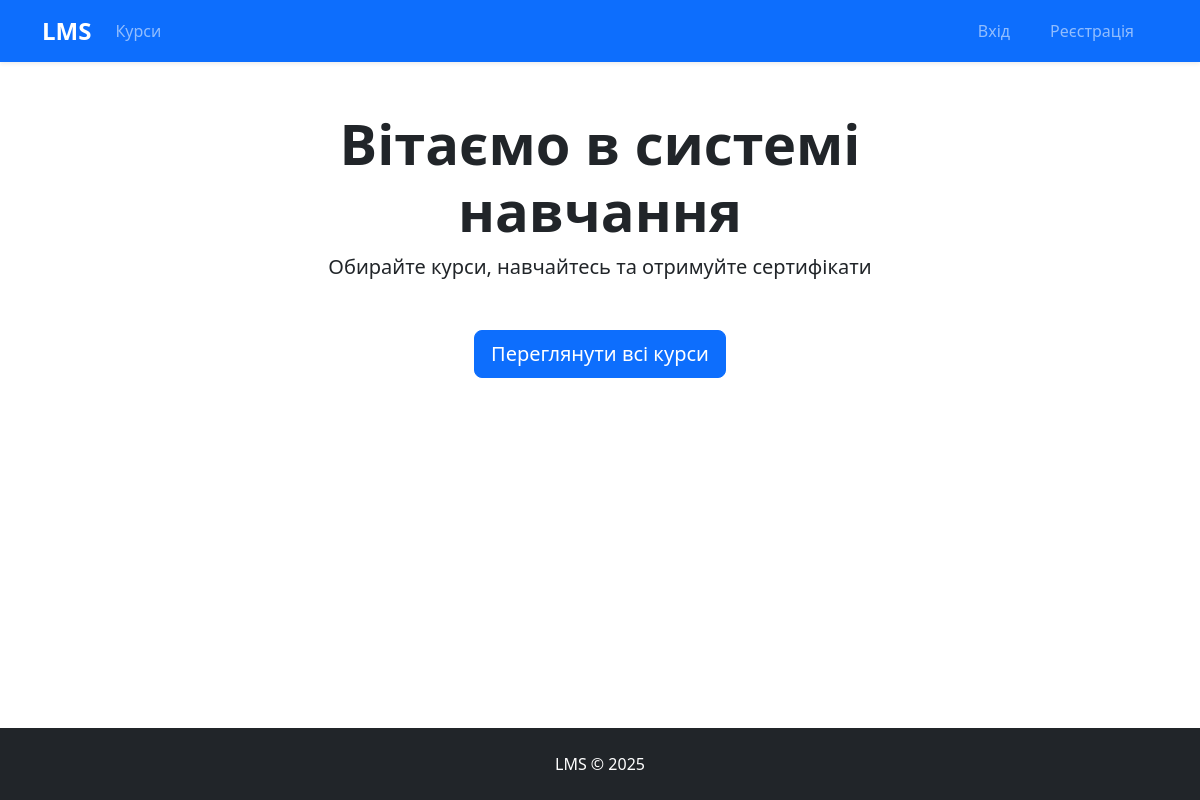
Before: / with the older database file.
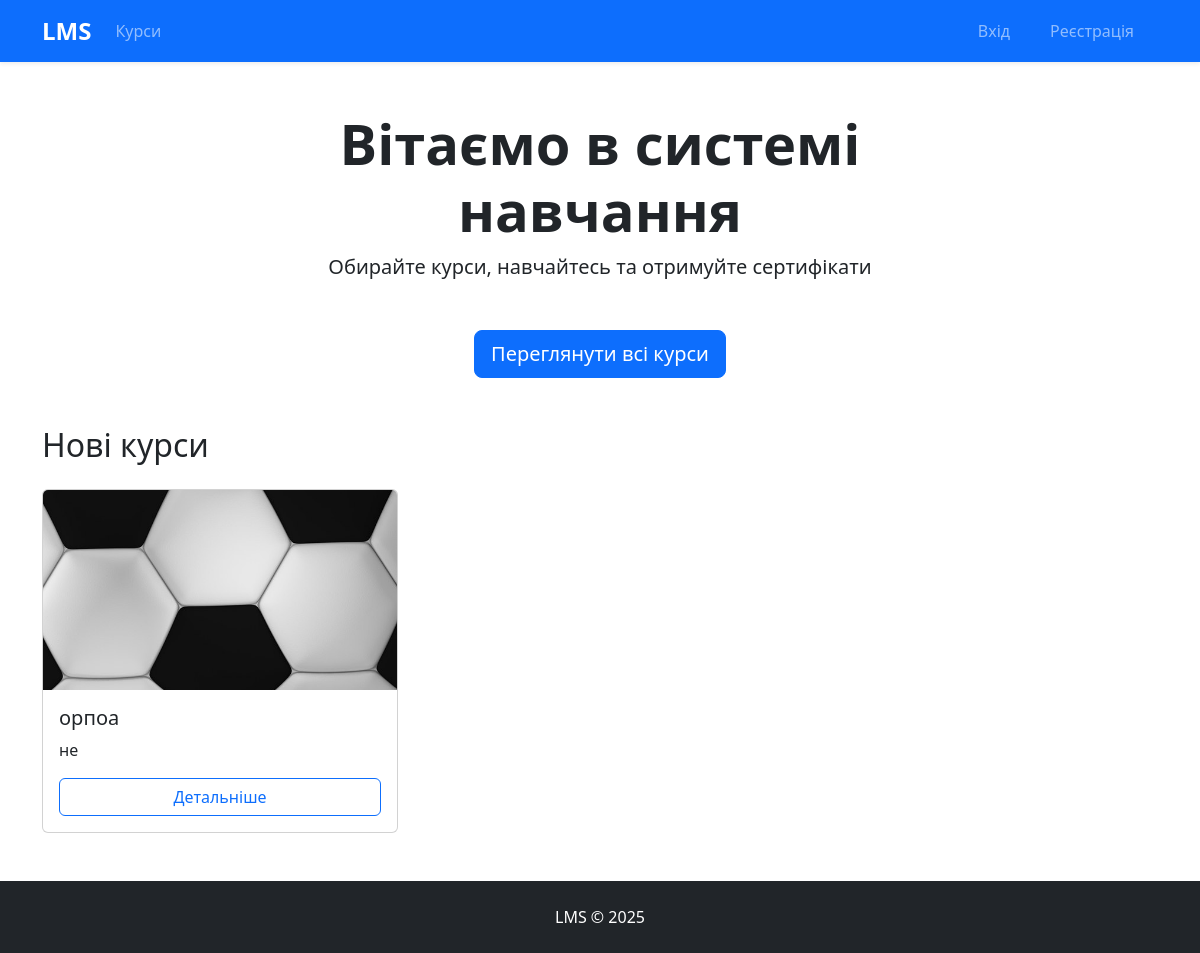
After: the same page with the newer database file.
### courses/models.py (models this page shows, shortened)
class Course(models.Model):
    title = models.CharField(max_length=200)
    description = models.TextField()
    image = models.ImageField(upload_to='courses/', blank=True, null=True)
    created_at = models.DateTimeField(auto_now_add=True)
    updated_at = models.DateTimeField(auto_now=True)
    teacher = models.ForeignKey(User, on_delete=models.SET_NULL, null=True, related_name='teaching_courses')
    students = models.ManyToManyField(User, related_name='enrolled_courses', blank=True)

### courses/views.py (the view)
# urls.py: path('', views.home, name='home'),
def home(request):
    recent_courses = Course.objects.order_by('-created_at')[:6]
    context = {
        'recent_courses': recent_courses,
    }
    return render(request, 'courses/home.html', context)

### courses/templates/courses/home.html (shortened to what this page needs)
{% extends 'base.html' %}
{% load static %}
{% block content %}
<div class="container my-5">
    <div class="row">
        <div class="col-lg-8 mx-auto text-center">
            <h1 class="display-4 fw-bold">Вітаємо в системі навчання</h1>
            <p class="lead mb-5">Обирайте курси, навчайтесь та отримуйте сертифікати</p>
            <a href="{% url 'courses:course_list' %}" class="btn btn-primary btn-lg">Переглянути всі курси</a>
        </div>
    </div>
    {% if recent_courses %}
    <h2 class="mt-5 mb-4">Нові курси</h2>
    <div class="row row-cols-1 row-cols-md-3 g-4">
        {% for course in recent_courses %}
        <div class="col">
            <div class="card h-100">
                {% if course.image %}
                <img src="{{ course.image.url }}" class="card-img-top" style="height:200px; object-fit:cover;">
                {% endif %}
                <div class="card-body d-flex flex-column">
                    <h5 class="card-title">{{ course.title }}</h5>
                    <p class="card-text flex-grow-1">{{ course.description|truncatewords:15 }}</p>
                    <a href="{% url 'courses:course_detail' course.pk %}" class="btn btn-outline-primary mt-auto">Детальніше</a>
                </div>
            </div>
        </div>
        {% endfor %}
    </div>
    {% endif %}
</div>
{% endblock %}

Changed rows visible on the page:
added Course: image (picture), title "орпоа", description "не"
Other visible differences:
text now shown: "Нові курси"
